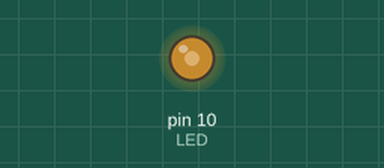
Recording of a sketch running on a simulated Arduino Uno, built with avr-gcc and run on an emulated ATmega328P. On the bench: output pins drawn as LEDs (lit = HIGH).

Above: at 0.1 s.
Timing chart, 0 to 1.6 s (numbered marks = the images above):
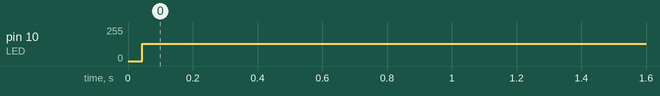

The sketch:

blink_test.ino
```cpp
# define LED 10

void setup(){
  pinMode(LED, OUTPUT);
}

void loop(){
  digitalWrite(LED, HIGH);
  delay(1);

  digitalWrite(LED, LOW);
  delay(1);
}
```

Measured:
- by itself, pin 10 (LED): 0/255 → 129/255 at 0.04 s
